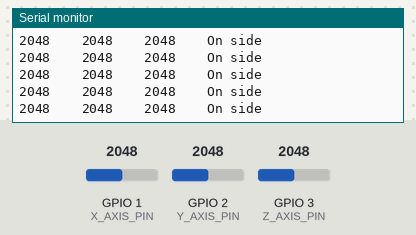
This sketch was run on a simulated ESP32-S3. On the bench: the last lines printed to the serial monitor. The inputs (shaded band) are chosen by the test bench; at power-on: GPIO 2 (Y_AXIS_PIN) = 2048, GPIO 1 (X_AXIS_PIN) = 2048, GPIO 3 (Z_AXIS_PIN) = 2048 (analog values on the 0–4095 scale).

Above: at 3.2 s.
3.3 s: GPIO 2 (Y_AXIS_PIN) set to 2571
At 3.32 s:
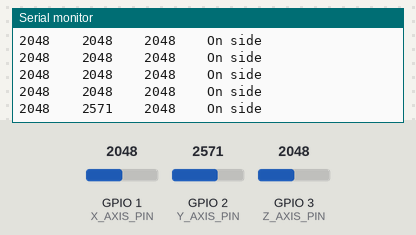
4.8 s: GPIO 2 (Y_AXIS_PIN) set to 2672
At 4.83 s:
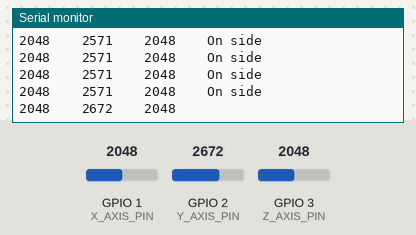
6.7 s: GPIO 1 (X_AXIS_PIN) set to 1531
At 6.74 s:
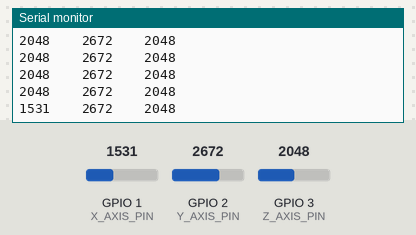
8.2 s: GPIO 1 (X_AXIS_PIN) set to 1435
At 8.24 s:
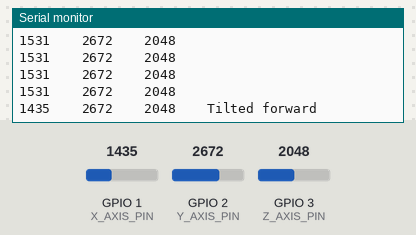
10.1 s: GPIO 3 (Z_AXIS_PIN) set to 2768
At 10.15 s:
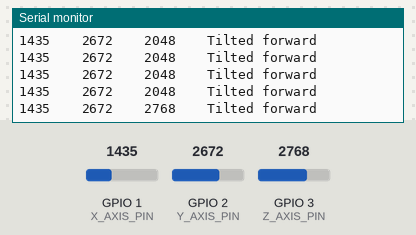
11.6 s: GPIO 3 (Z_AXIS_PIN) set to 2860
At 11.66 s:
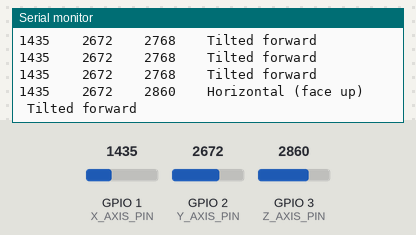

The sketch:

05-071_ADXL335_analog_accelerometer_minimal.ino
```cpp
/*  05.071 - ADXL335 Acceleration Sensor (Minimal Version) for ESP32-S3
 *
 * Course: IoT Development with ESP32-S3
 * Target Hardware: ESP32-S3-DevKitC-1 v1.1
 * Module: ESP32-S3-WROOM-1-N16R16V
 *
 * This minimal sketch shows the basic operation of the ADXL335 analog accelerometer
 * with the ESP32-S3. Perfect for beginners learning sensor interfacing fundamentals.
 *
 * HARDWARE INFORMATION:
 * =====================
 * - Board: ESP32-S3-DevKitC-1 v1.1
 * - Module: ESP32-S3-WROOM-1-N16R16V
 * - ADC Resolution: 12-bit (0-4095)
 * - Operating Voltage: 3.3V
 *
 * CIRCUIT DIAGRAM:
 * ================
 *     ESP32-S3             ADXL335
 *     ┌─────────┐         ┌─────────┐
 *     │     3V3 ├─────────┤ VCC     │
 *     │     GND ├─────────┤ GND     │
 *     │   GPIO1 ├─────────┤ X-OUT   │
 *     │   GPIO2 ├─────────┤ Y-OUT   │
 *     │   GPIO3 ├─────────┤ Z-OUT   │
 *     └─────────┘         └─────────┘
 *
 * COMPONENTS:
 * ===========
 * - 1x ESP32-S3-DevKitC-1
 * - 1x ADXL335 Accelerometer Breakout
 * - 4x Jumper Wires
 *
 * GPIO ASSIGNMENTS:
 * =================
 * GPIO1 - X-axis (ADC1_CH0)
 * GPIO2 - Y-axis (ADC1_CH1)
 * GPIO3 - Z-axis (ADC1_CH2)
 *
 * TECHNICAL NOTES:
 * ================
 * - GPIO35, 36, 37 avoided (reserved for internal flash/PSRAM)
 * - 12-bit ADC resolution provides values 0-4095
 * - ADXL335 outputs ~1.65V at 0g, ±0.3V/g sensitivity
 *
 * IDE REQUIREMENTS:
 * =================
 * - Arduino IDE 2.0+
 * - ESP32 Arduino Core v3.0+
 * - Board: "ESP32S3 Dev Module"
 *
 * Created: March 28 2019 by Peter Dalmaris
 * Updated: December 2024 for ESP32-S3 compatibility
 */

// ============================================================================
// CONFIGURATION
// ============================================================================
// GPIO pins for accelerometer axes (using safe ADC1 pins)
const uint8_t X_AXIS_PIN = 1;  // GPIO1 - X-axis output
const uint8_t Y_AXIS_PIN = 2;  // GPIO2 - Y-axis output
const uint8_t Z_AXIS_PIN = 3;  // GPIO3 - Z-axis output

// ADC and sensor settings
const uint8_t ADC_BITS = 12;           // 12-bit ADC resolution
const uint16_t ADC_MAX = 4095;         // Maximum ADC value (2^12 - 1)
const float SUPPLY_VOLTAGE = 3.3f;     // ESP32-S3 supply voltage

// Orientation thresholds (experimentally determined for 12-bit ADC)
const uint16_t HORIZONTAL_THRESHOLD = 2800;  // Z-axis value when horizontal
const uint16_t VERTICAL_X_THRESHOLD = 1500;  // X-axis value when tilted
const uint16_t VERTICAL_Y_THRESHOLD = 1500;  // Y-axis value when tilted
const uint16_t SIDE_THRESHOLD_LOW = 1400;    // Lower bound for side detection
const uint16_t SIDE_THRESHOLD_HIGH = 2600;   // Upper bound for side detection

// Timing
const uint16_t SAMPLE_DELAY_MS = 100;  // Delay between readings
const uint32_t BAUD_RATE = 115200;     // Serial communication speed

// ============================================================================
// SETUP FUNCTION
// ============================================================================
void setup() {
    // Initialize serial communication
    Serial.begin(BAUD_RATE);
    while (!Serial && millis() < 3000) {
        delay(10); // Wait up to 3 seconds for serial connection
    }

    // Set ADC resolution to 12 bits for better precision
    analogReadResolution(ADC_BITS);

    // Print startup information
    Serial.println("\n" + String('=', 50));
    Serial.println("   ESP32-S3 ADXL335 Accelerometer (Simple)");
    Serial.println(String('=', 50));
    Serial.printf("ADC Resolution: %d bits (0-%d)\n", ADC_BITS, ADC_MAX);
    Serial.printf("GPIO Pins - X:%d, Y:%d, Z:%d\n", X_AXIS_PIN, Y_AXIS_PIN, Z_AXIS_PIN);
    Serial.println("Format: X-Value  Y-Value  Z-Value  Orientation");
    Serial.println(String('-', 50));

    delay(2000); // Give time to read startup info
}

// ============================================================================
// MAIN LOOP
// ============================================================================
void loop() {
    // Read raw ADC values from all three axes
    uint16_t xValue = analogRead(X_AXIS_PIN);
    uint16_t yValue = analogRead(Y_AXIS_PIN);
    uint16_t zValue = analogRead(Z_AXIS_PIN);

    // Display the raw sensor values with tabs for alignment
    Serial.print(xValue);
    Serial.print("\t\t");
    Serial.print(yValue);
    Serial.print("\t\t");
    Serial.print(zValue);

    // Determine orientation based on sensor readings
    // Note: These thresholds are for 12-bit ADC and may need adjustment

    // Check if device is horizontal (Z-axis pointing up)
    if (zValue > HORIZONTAL_THRESHOLD) {
        Serial.print("\t\tHorizontal (face up)");
    }

    // Check if device is tilted forward/backward (X-axis)
    if (xValue < VERTICAL_X_THRESHOLD) {
        Serial.print("\t\tTilted forward");
    }

    // Check if device is on its side (Y-axis)
    if ((yValue > SIDE_THRESHOLD_LOW && yValue < SIDE_THRESHOLD_HIGH)) {
        Serial.print("\t\tOn side");
    }

    // Move to next line
    Serial.println();

    // Wait before next reading
    delay(SAMPLE_DELAY_MS);
}
```

Measured:
- the behaviour switches between 2599 and 2600 on GPIO 2 (Y_AXIS_PIN) (found by bisection; images 1 and 2)
- the behaviour switches between 1500 and 1499 on GPIO 1 (X_AXIS_PIN) (found by bisection; images 3 and 4)
- the behaviour switches between 2800 and 2801 on GPIO 3 (Z_AXIS_PIN) (found by bisection; images 5 and 6)
- after the input at 3.3 s, the serial monitor: prints a new line at once (image 1)
- after the input at 4.8 s, the serial monitor: prints a new line at once (image 2)
- after the input at 6.7 s, the serial monitor: prints a new line at once (image 3)
- after the input at 8.2 s, the serial monitor: prints a new line at once (image 4)
- after the input at 10.1 s, the serial monitor: prints a new line after 0.05 s (image 5)
- after the input at 11.6 s, the serial monitor: prints a new line after 0.06 s (image 6)
